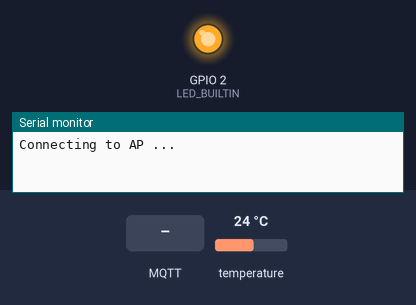
The sketch below on a simulated ESP8266 (NodeMCU). Parts: output pins drawn as LEDs (lit = HIGH, except the on-board LED, lit = LOW), the last lines printed to the serial monitor. The inputs (shaded band) are chosen by the test bench; at power-on: temperature 24 °C. WiFi joins after 1.5 s; servers stay silent unless stated; no MQTT or app messages arrive unless stated.

Above: at 0.9 s.
At 3.1 s:
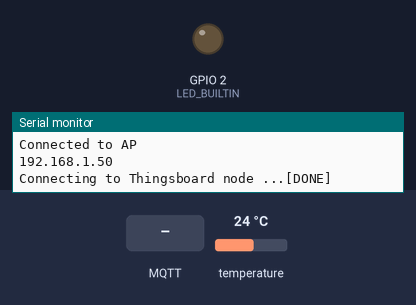
3.2 s: MQTT message "send_data_tago" arrives on the first subscribed topic
Timing chart, 0 to 6.2 s (numbered marks = the images above; inputs shaded):
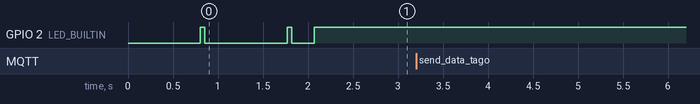

The sketch:

code_esp.ino
```cpp
#include <PubSubClient.h>
#include <ESP8266WiFi.h> //ESP8266
#include "http_server.hpp"
#include "ds18b20_config.hpp"
#include "wifi_config.hpp"


#define BAUDE_RATE 9600

//credenciais ao broker no node-red
#define MQTT_ID "LBI"          // identificador para conexao mqtt
#define MQTT_USERNAME "teste"          // nome do broker
#define MQTT_PASSWORD ""               // se houver senha cadastrada no broker
#define MQTT_PORT 1887                 // porta especifica para comunicacao do broker mqtt
#define MQTT_ENDERECO_IP "10.5.39.18"  // endereco de ip onde estiver rodando o node-red e thingsboard

//tópicos necessários para envio de dados via mqtt
// #define TOPICO_PUB_TEMPERATURA "device/temperatura"
// #define TOPICO_PUB_UMIDADE "device/umidade"
// #define TOPICO_PUB_PRESSAO "device/pressao"
#define TOPICO_SUBS_NODE "datanode"
#define TOPICO_SUBS_TB "datatago"
#define TOPICO_SUBS_LED "LEDPLACA"


// endereço do thingsboard
char thingsboardServer[] = MQTT_ENDERECO_IP;

WiFiClient wifiClient; //objeto para conexao ao thingsboard (servidor de arquivos)
WiFiClient nodeClient; //objeto para conexao ao node-red (servidor de automação)

//Objetos para conexao ao Thingsboard e Node-red
PubSubClient client(wifiClient);
PubSubClient mqtt_node(nodeClient);

// unsigned long lastSend;
// bool ledteste = false;

void setup()
{
    Serial.begin(BAUDE_RATE);
    pinMode(BUILTIN_LED, OUTPUT);
    digitalWrite(LED_BUILTIN, 0);
    SENSOR::iniciarSensor();
     delay(10);
    WIFICONFIG::conectarWifi();
    client.setServer(thingsboardServer, 1883);
    mqtt_node.setServer(MQTT_ENDERECO_IP , MQTT_PORT);
    mqtt_node.setCallback(callback); // cadastro de tópicos para checagem. Ver funcao callback
    //lastSend = 0;

    HTTPSERVER::configurarHttpServer(); // configura a pagina de OTA

    //ESP.wdtEnable(5000);
}

void loop()
{
    /*---------------------------------------------------------------*/
    /*checa e conecta ao Thingsboard e Node-red */
    //ESP.wdtFeed();
    if ((!client.connected()))
    {
      reconnect();
    }

    if ((!mqtt_node.connected()))
    {
      reconnect();
    }

    /*---------------------------------------------------------------*/

    client.loop();    // conexao do thingsboard
    mqtt_node.loop(); // conexao ao node-red

    HTTPSERVER::checarHttpServer(); //mantem o recurso OTA ativo na rede wifi em que estiver conectado

}

void getAndSendTemperatureAndHumidityData() // função para envio de dados ao Thingsboard
{
    String payload = SENSOR::formatarPayload();

    // Send payload
    char attributes[100];
    payload.toCharArray(attributes, 100);
    client.publish("v1/devices/me/telemetry", attributes); //regra para envio de payload para thingsboard
    Serial.println(attributes);
}

/* Funcao: envia os valores para o dashboard node-red*/
void send_data_nodered(void)
{
    // barramento.requestTemperatures();
    // float tempC = barramento.getTempC(sensor);
    //float tempC = 3.4;

    // envia os valores aquisitados através dos tópicos cadastrados no node-red
    //mqtt_node.publish(TOPICO_PUB_TEMPERATURA, String(tempC).c_str(), true);
}

void reconnect()
{
    // Loop until we're reconnected
     WIFICONFIG::conectarWifi();

    while ((!client.connected())||(!mqtt_node.connected()))
    {
        //WIFICONFIG::conectarWifi();

        Serial.print("Connecting to Thingsboard node ...");
        // Attempt to connect (clientId, username, password)

        if ((client.connect(MQTT_ID, MQTT_USERNAME, MQTT_PASSWORD))&&(mqtt_node.connect(MQTT_ID, MQTT_USERNAME, MQTT_PASSWORD)))
        {
            Serial.println("[DONE]");
            digitalWrite(LED_BUILTIN, 1);
            //getAndSendTemperatureAndHumidityData(); // envia um payload ao broker assim que dispositivo é ligado
            //mqtt_node.subscribe(TOPICO_SUBS_LED); // topico de estado do led
            mqtt_node.subscribe(TOPICO_SUBS_TB); // topico que grava os dados em arquivo local do broker
            mqtt_node.subscribe(TOPICO_SUBS_NODE); // topico para envio de dados para o dashboard
        }

        else
        {
            SENSOR::aquisitarTemperaturaOffline();
            //Serial.print("[FAILED] [ rc = ");
            //Serial.print(client.state());
            //Serial.println(" : retrying in 5 seconds]");
            // Wait 5 seconds before retrying
            digitalWrite(LED_BUILTIN, 0);
            delay(100);
             HTTPSERVER::checarHttpServer(); //quando desconectado do broker, permite acesso ao OTA
        }
    }
}

/* Funcao: checa os tópicos enviados para o esp8266 para interação com o broker */
 void callback(String topic, byte* payload, unsigned int length)
  {

    String messageTemp;

    for (int i = 0; i < length; i++)
      {
        messageTemp += (char)payload[i];
      }

    //Serial.print(messageTemp);
    //Serial.println();
    //Serial.print(topic);
    //Serial.println();

  /*topico que checa se o botao de teste do dashboard do led interno foi pressionado*/
    if(topic==TOPICO_SUBS_LED)
        {
          // if(messageTemp == "ligar" )
          //   {
          //     ledteste=!ledteste;
          //     digitalWrite(LED_BUILTIN, ledteste);
          //   }

          // else if(messageTemp == "desligar")
          //   {
          //     //digitalWrite(LED_BUILTIN, HIGH);
          //   }
        }

    /*recebe o topico que aciona a funcao de envio de valores para o Thingsboard*/
    else if(topic==TOPICO_SUBS_TB)
        {
          if(messageTemp == "send_data_tago" )
            {
              getAndSendTemperatureAndHumidityData();
            }
        }

    /*recebe o topico que aciona a funcao de envio de valores para o dashboard no node-red*/
    else if(topic==TOPICO_SUBS_NODE)
        {
          if(messageTemp == "send_data_node" )
            {
              send_data_nodered();
            }
        }
  }
```

http_server.hpp
```cpp
#include <ESP8266WebServer.h>
#include <ESP8266mDNS.h>
#include <ESP8266HTTPUpdateServer.h>

namespace HTTPSERVER
{
    // nome do host para acesso e atualizacao via OTA. http://<HOST>.local/up
    //para acessar na rede interna do IPT, digitar o ip estático configurado no wifi + /up
    // ex: [ip_estático]/up
    const char *host = "sensorlbi";
    const char *update_path = "/up";

    /*descomentar para habilitar credencial*/
    // const char* update_username = "admin";
    // const char* update_password = "admin";

    // objetos para pagina de acesso OTA
    ESP8266WebServer httpServer(80);
    ESP8266HTTPUpdateServer httpUpdater;

    void configurarHttpServer()
    {
        MDNS.begin(host);
        httpUpdater.setup(&httpServer, update_path);
        // httpUpdater.setup(&httpServer, update_path, update_username, update_password);
        httpServer.begin();
        MDNS.addService("http", "tcp", 80);
        // Serial.printf("HTTPUpdateServer ready! Open http://%s.local/update in your browser\n", host);
        // Serial.printf("HTTPUpdateServer ready! Open http://%s.local%s in your browser and login with username '%s' and password '%s'\n", host, update_path, update_username, update_password);
    }

    void checarHttpServer()
    {
        httpServer.handleClient();
        MDNS.update();
    }
}
```

ds18b20_config.hpp
```cpp
#include <OneWire.h>
#include <DallasTemperature.h>
#include <ArduinoJson.h>
#include <ArduinoHttpClient.h>

namespace SENSOR
{
    // configuração do sensor DS18B20
    OneWire pino(4); // D2
    DallasTemperature barramento(&pino);
    DeviceAddress sensor;
    String aquisitarTemperatura();
    void aquisitarTemperaturaOffline();

    String formatarPayload()
    {
        // Prepare a JSON payload string
    String payload = "{";
    payload += "\"temp\":";
    payload += aquisitarTemperatura();
    payload += "}";
        return payload;
    }

    void iniciarSensor()
    {
        barramento.begin();
        barramento.getAddress(sensor, 0);
    }

    String aquisitarTemperatura()
    {
        barramento.requestTemperatures();
        float tempC = barramento.getTempC(sensor);
        // float tempC = 20.4;
        String t = String(tempC);
        return t;
    }

    void aquisitarTemperaturaOffline()
    {
        barramento.requestTemperatures();
        float tempC = barramento.getTempC(sensor);
        // float tempC = 20.4;

        if (tempC > -8.0)
        {
           digitalWrite(LED_BUILTIN, 1);
                delay(50);
                digitalWrite(LED_BUILTIN, 0);
                delay(50);
        }

    }

}
```

wifi_config.hpp
```cpp
#include <ESP8266WiFi.h>
#include <ESP8266WebServer.h>
#include <ESP8266WebServerSecure.h>
#include <ESP8266mDNS.h>

namespace WIFICONFIG
{

    // conexao à rede wifi
#define WIFI_AP "IPT-IoT"
#define WIFI_PASSWORD "r@cion@l"

//Static IP address configuration
IPAddress staticIP(10,56,56,88); //ESP static ip
IPAddress gateway(10,56,56,1);   //IP Address of your WiFi Router (Gateway)
IPAddress subnet(255, 255, 255, 0);  //Subnet mask
//IPAddress dns(10,11,39,5);  //DNS

    int status = WL_IDLE_STATUS;

    void conectarWifi()
    {

        if (WiFi.status() != WL_CONNECTED)
        {
            Serial.println("Connecting to AP ...");
            // attempt to connect to WiFi network

             WiFi.mode(WIFI_AP_STA);
             WiFi.config(staticIP, gateway,subnet);
            WiFi.begin(WIFI_AP, WIFI_PASSWORD);

            while (WiFi.status() != WL_CONNECTED)
            {
                SENSOR::aquisitarTemperaturaOffline();
                digitalWrite(LED_BUILTIN, 0);
                delay(100);
            }
            Serial.println("Connected to AP");
            Serial.println(WiFi.localIP());

        }
    }
}
```
